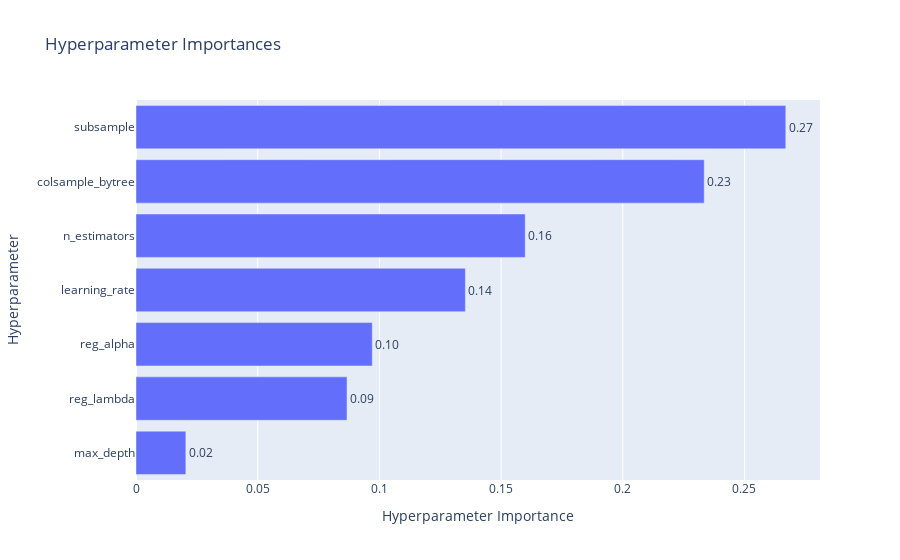

Notebook source saved alongside this figure:
### Code cell
from optuna.visualization import plot_param_importances

plot_param_importances(study_xgb)

### Figure 1 — Plotly figure (JSON) as saved in the notebook; plotly's stock layout.template omitted (floating-point values rounded to 4 significant figures)
{"data": [{"cliponaxis": false, "hovertemplate": ["max_depth (IntDistribution): 0.020480942770268417<extra></extra>", "reg_lambda (FloatDistribution): 0.08670342951456483<extra></extra>", "reg_alpha (FloatDistribution): 0.09708424536229959<extra></extra>", "learning_rate (FloatDistribution): 0.13534145835327926<extra></extra>", "n_estimators (IntDistribution): 0.15992298938219976<extra></extra>", "colsample_bytree (FloatDistribution): 0.233474043375434<extra></extra>", "subsample (FloatDistribution): 0.26699289124195424<extra></extra>"], "name": "Objective Value", "orientation": "h", "text": ["0.02", "0.09", "0.10", "0.14", "0.16", "0.23", "0.27"], "textposition": "outside", "type": "bar", "x": [0.02048, 0.0867, 0.09708, 0.1353, 0.1599, 0.2335, 0.267], "y": ["max_depth", "reg_lambda", "reg_alpha", "learning_rate", "n_estimators", "colsample_bytree", "subsample"]}], "layout": {"title": {"text": "Hyperparameter Importances"}, "xaxis": {"title": {"text": "Hyperparameter Importance"}}, "yaxis": {"title": {"text": "Hyperparameter"}}}}
